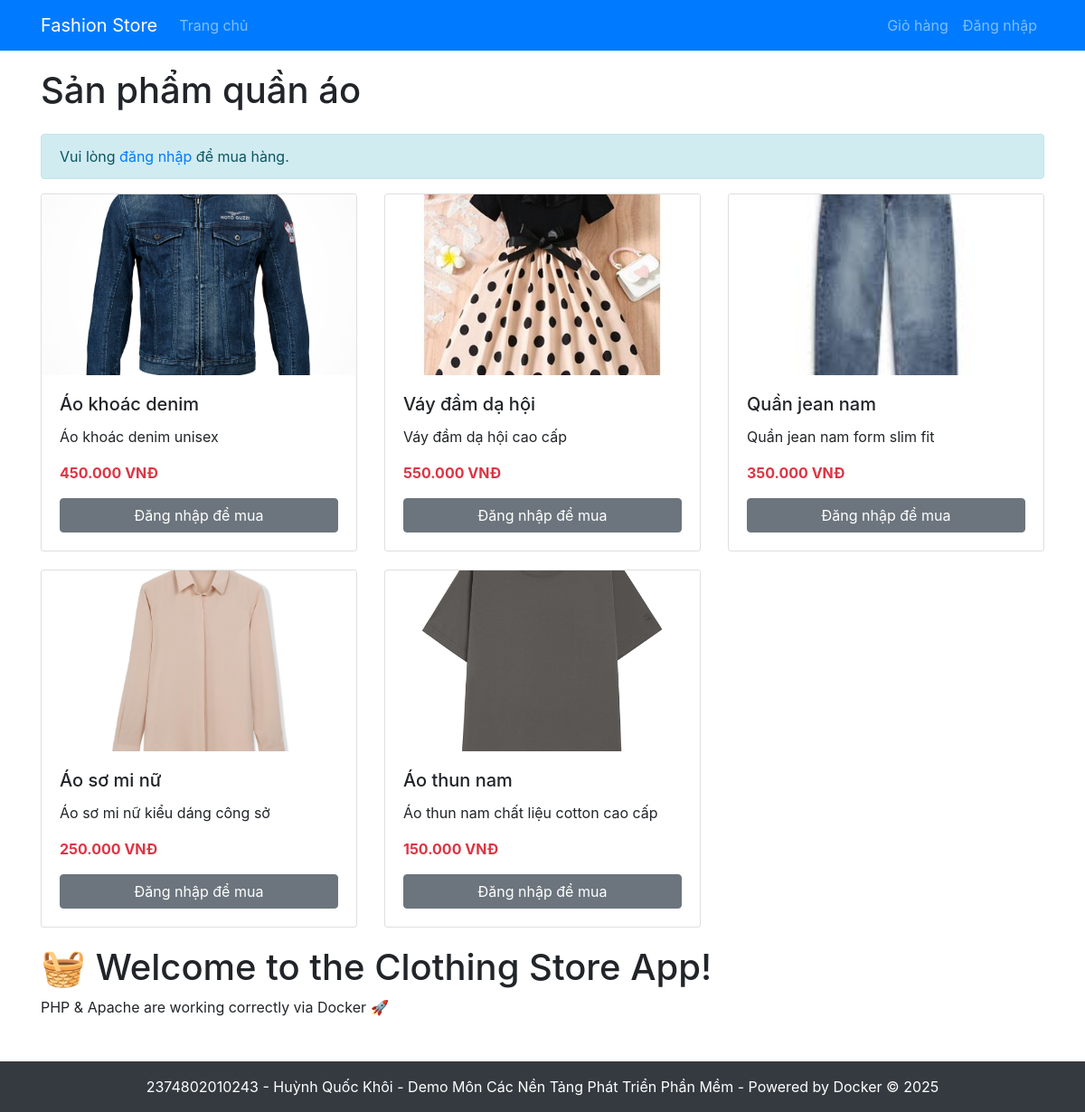
The page / on the database its author committed.
### tables this page shows
CREATE TABLE products (
    id INT AUTO_INCREMENT PRIMARY KEY,
    name VARCHAR(255) NOT NULL,
    description TEXT,
    price DECIMAL(10, 2) NOT NULL,
    image VARCHAR(255), 
    stock INT DEFAULT 0,
    created_at TIMESTAMP DEFAULT CURRENT_TIMESTAMP
);

### src/index.php (the view, shortened to what this page needs)
<?php
require_once 'includes/header.php';
$sql = "SELECT * FROM products ORDER BY id DESC";
$result = $conn->query($sql);
?>
<div class="row">
    <div class="col-md-12">
        <h1 class="mb-4">Sản phẩm quần áo</h1>
        <?php if (!isLoggedIn()): ?>
        <div class="alert alert-info">
            Vui lòng <a href="login.php">đăng nhập</a> để mua hàng.
        </div>
        <?php endif; ?>
    </div>
</div>
<div class="row">
    <?php if ($result->num_rows > 0): ?>
        <?php while ($product = $result->fetch_assoc()): ?>
            <div class="col-md-4">
                <div class="card product-card">
                    <img src="<?= !empty($product['image']) ? 'uploads/' . htmlspecialchars($product['image']) : 'https://via.placeholder.com/300x200?text=No+Image' ?>"
                         class="card-img-top product-img" alt="<?= htmlspecialchars($product['name']) ?>">
                    <div class="card-body">
                        <h5 class="card-title"><?= htmlspecialchars($product['name']) ?></h5>
                        <p class="card-text"><?= htmlspecialchars($product['description']) ?></p>
                        <p class="card-text text-danger font-weight-bold"><?= number_format($product['price'], 0, ',', '.') ?> VNĐ</p>
                        <?php if (isLoggedIn()): ?>
                        <form method="post">
                            <input type="hidden" name="product_id" value="<?= $product['id'] ?>">
                            <button type="submit" name="add_to_cart" class="btn btn-primary btn-block">Thêm vào giỏ</button>
                        </form>
                        <?php else: ?>
                        <a href="login.php" class="btn btn-secondary btn-block">Đăng nhập để mua</a>
                        <?php endif; ?>
                    </div>
                </div>
            </div>
        <?php endwhile; ?>
    <?php else: ?>
        <div class="col-md-12">
            <div class="alert alert-warning">Không có sản phẩm nào.</div>
        </div>
    <?php endif; ?>
</div>
<?php
echo "<h1>🧺 Welcome to the Clothing Store App!</h1>";
echo "<p>PHP & Apache are working correctly via Docker 🚀</p>";
?>
<?php include 'includes/footer.php'; ?>

### src/includes/header.php (shortened to what this page needs)
<?php
function isLoggedIn() {
    return isset($_SESSION['user_id']);
}
?>
<!DOCTYPE html>
<html lang="vi">
<head>
    <link rel="stylesheet" href="https://stackpath.bootstrapcdn.com/bootstrap/4.5.2/css/bootstrap.min.css">
</head>
<body>
    <nav class="navbar navbar-expand-lg navbar-dark bg-primary">
        <div class="container">
            <a class="navbar-brand" href="/">Fashion Store</a>
            <div class="collapse navbar-collapse" id="navbarNav">
                <ul class="navbar-nav mr-auto">
                    <li class="nav-item">
                        <a class="nav-link" href="/">Trang chủ</a>
                    </li>
                </ul>
                <ul class="navbar-nav">
                    <li class="nav-item">
                        <a class="nav-link" href="/cart.php">
                            Giỏ hàng
                        </a>
                    </li>
                    <?php if (isLoggedIn()): ?>
                    <li class="nav-item">
                        <a class="nav-link" href="#">Xin chào, <?= htmlspecialchars($_SESSION['username']) ?></a>
                    </li>
                    <li class="nav-item">
                        <a class="nav-link" href="/logout.php">Đăng xuất</a>
                    </li>
                    <?php else: ?>
                    <li class="nav-item">
                        <a class="nav-link" href="/login.php">Đăng nhập</a>
                    </li>
                    <?php endif; ?>
                </ul>
            </div>
        </div>
    </nav>
    <div class="container">

### src/includes/footer.php (shortened to what this page needs)
</div>
    <footer class="bg-dark text-white text-center py-3 mt-5">
        <div class="container">
            <p class="mb-0">2374802010243 - Huỳnh Quốc Khôi - Demo Môn Các Nền Tảng Phát Triển Phần Mềm - Powered by Docker &copy; <?= date('Y') ?></p>
        </div>
    </footer>
</body>
</html>

### src/includes/header.php (style rules this page uses)
.navbar { margin-bottom: 20px; }
.product-card { margin-bottom: 20px; }
.product-img { height: 200px; object-fit: cover; }

### rows shown on the page
products: image (picture), name "Áo khoác denim", description "Áo khoác denim unisex", price "450.000"
products: image (picture), name "Váy đầm dạ hội", description "Váy đầm dạ hội cao cấp", price "550.000"
products: image (picture), name "Quần jean nam", description "Quần jean nam form slim fit", price "350.000"
products: image (picture), name "Áo sơ mi nữ", description "Áo sơ mi nữ kiểu dáng công sở", price "250.000"
products: image (picture), name "Áo thun nam", description "Áo thun nam chất liệu cotton cao cấp", price "150.000"
